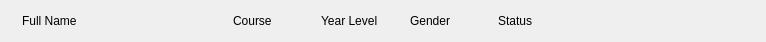
<?xml version="1.0" encoding="UTF-8"?>
<ui version="4.0">
 <class>Form</class>
 <widget class="QWidget" name="Form">
  <property name="geometry">
   <rect>
    <x>0</x>
    <y>0</y>
    <width>766</width>
    <height>40</height>
   </rect>
  </property>
  <property name="windowTitle">
   <string>Form</string>
  </property>
  <layout class="QGridLayout" name="gridLayout">
   <item row="0" column="0">
    <layout class="QHBoxLayout" name="horizontalLayout_2" stretch="5,2,2,2,2,4">
     <property name="leftMargin">
      <number>11</number>
     </property>
     <property name="rightMargin">
      <number>11</number>
     </property>
     <item>
      <widget class="QLabel" name="lbl_hdr_name">
       <property name="text">
        <string>Full Name</string>
       </property>
      </widget>
     </item>
     <item>
      <widget class="QLabel" name="lbl_hhr_course">
       <property name="text">
        <string>Course</string>
       </property>
      </widget>
     </item>
     <item>
      <widget class="QLabel" name="lbl_hdr_yrlvl">
       <property name="text">
        <string>Year Level</string>
       </property>
      </widget>
     </item>
     <item>
      <widget class="QLabel" name="lbl_hdr_gender">
       <property name="text">
        <string>Gender</string>
       </property>
      </widget>
     </item>
     <item>
      <widget class="QLabel" name="lbl_hdr_status">
       <property name="text">
        <string>Status</string>
       </property>
      </widget>
     </item>
     <item>
      <spacer name="horizontalSpacer_3">
       <property name="orientation">
        <enum>Qt::Horizontal</enum>
       </property>
       <property name="sizeHint" stdset="0">
        <size>
         <width>40</width>
         <height>20</height>
        </size>
       </property>
      </spacer>
     </item>
    </layout>
   </item>
  </layout>
 </widget>
 <resources/>
 <connections/>
</ui>
